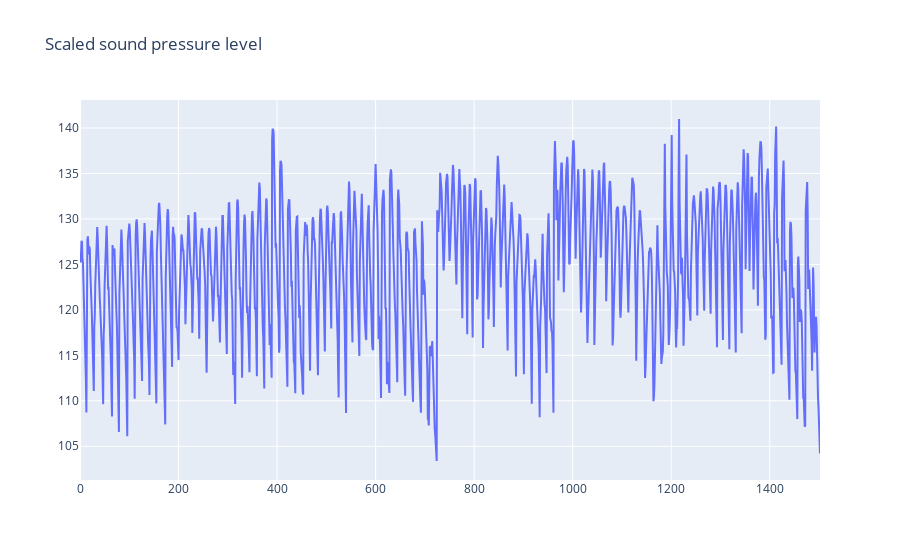

Notebook source saved alongside this figure:
### Code cell
x = np.arange(df.shape[0])
y = df.iloc[:, -1]
plot_y(x, y, title='Scaled sound pressure level')

### Figure 1 — Plotly figure (JSON) as saved in the notebook; plotly's stock layout.template omitted (floating-point values rounded to 4 significant figures; data arrays with more than 128 entries replaced by an {"elided": "..."} marker saying what was removed)
{"data": [{"mode": "lines", "type": "scatter", "x": {"elided": "1503 int values"}, "y": {"elided": "1503 float values"}}], "layout": {"title": {"text": "Scaled sound pressure level"}}}
